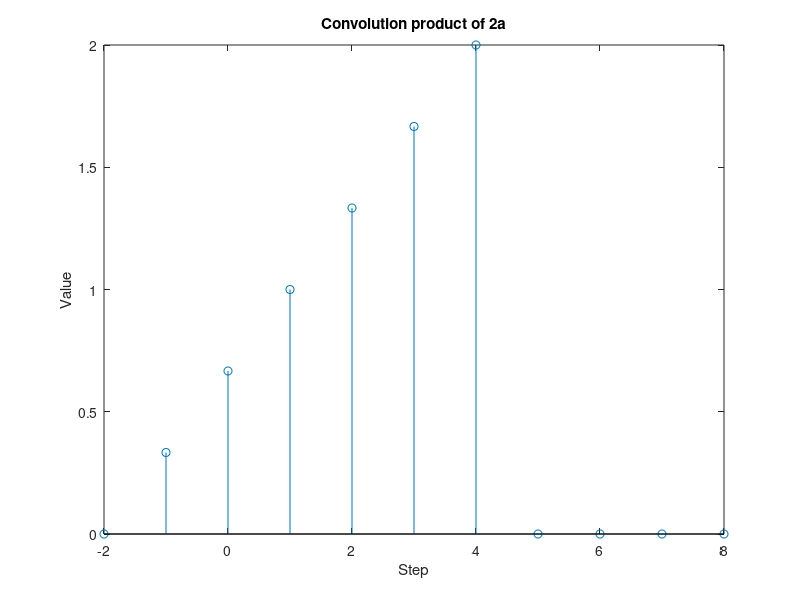

Source code (MATLAB):
#!/bin/octave
n1 = 0:6
x = n1 ./ 3;
n2 = -2:2
h = n2 >= -2 & n2 <= -2
y = conv(x,h)
nmin = min(min(n1),min(n2))
n= nmin:nmin+length(n1)+length(n2)-2
stem(n,y)
title("Convolution product of 2a")
xlabel("Step")
ylabel("Value")
print -dpng "Conv2a.png"
